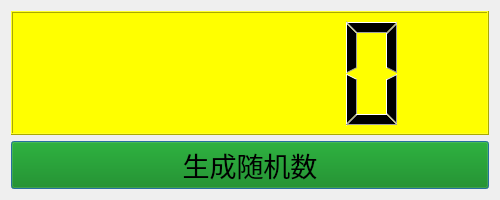
<?xml version="1.0" encoding="UTF-8"?>
<ui version="4.0">
 <class>Dialog</class>
 <widget class="QDialog" name="Dialog">
  <property name="geometry">
   <rect>
    <x>0</x>
    <y>0</y>
    <width>500</width>
    <height>200</height>
   </rect>
  </property>
  <property name="windowTitle">
   <string>Dialog</string>
  </property>
  <property name="styleSheet">
   <string notr="true">QLCDNumber {background: yellow}
QPushButton {background: green}
</string>
  </property>
  <layout class="QVBoxLayout" name="verticalLayout">
   <item>
    <widget class="QLCDNumber" name="lcdNumber"/>
   </item>
   <item>
    <widget class="QPushButton" name="pushButton">
     <property name="font">
      <font>
       <family>等距更纱黑体 SC</family>
       <pointsize>20</pointsize>
       <bold>false</bold>
      </font>
     </property>
     <property name="text">
      <string>生成随机数</string>
     </property>
    </widget>
   </item>
  </layout>
 </widget>
 <resources/>
 <connections/>
</ui>
